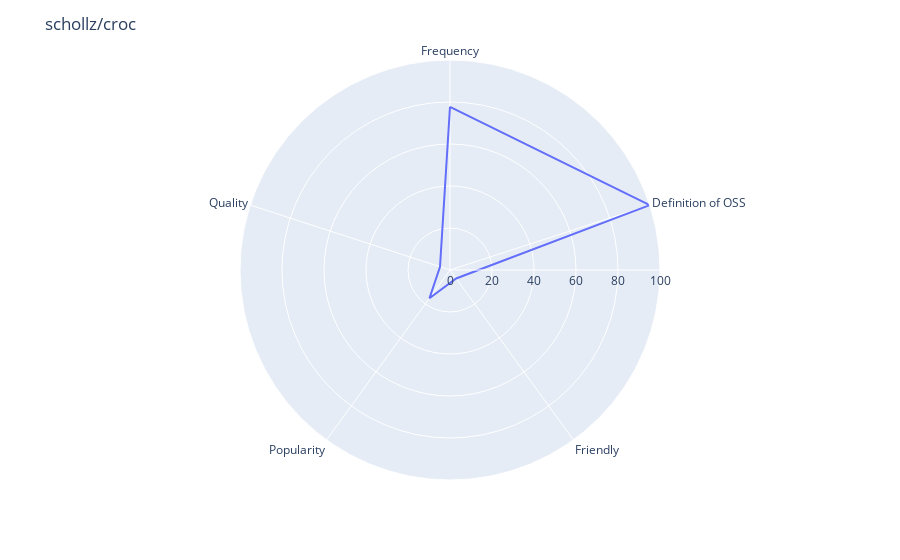
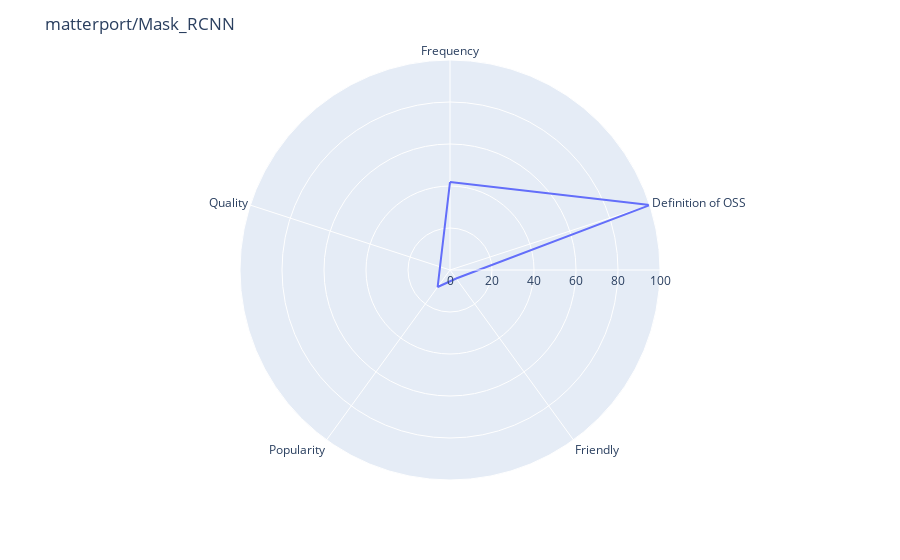
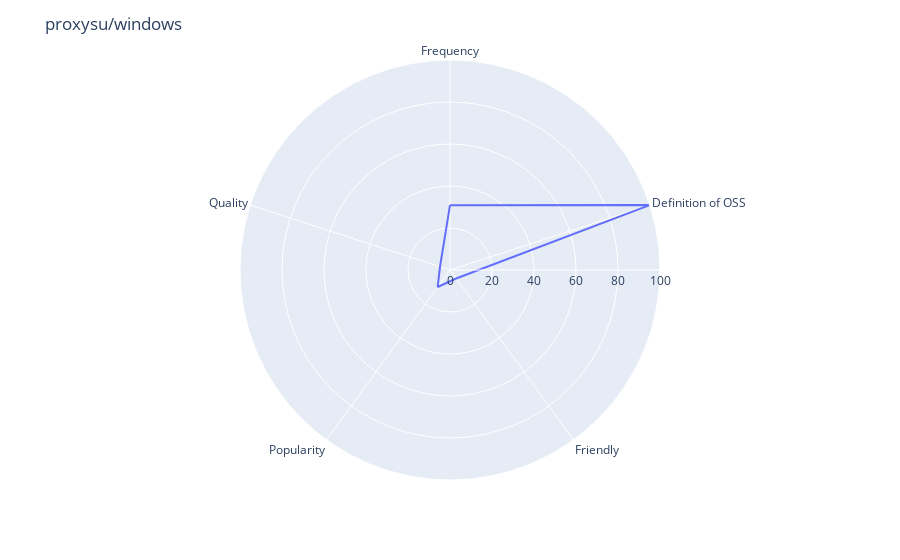
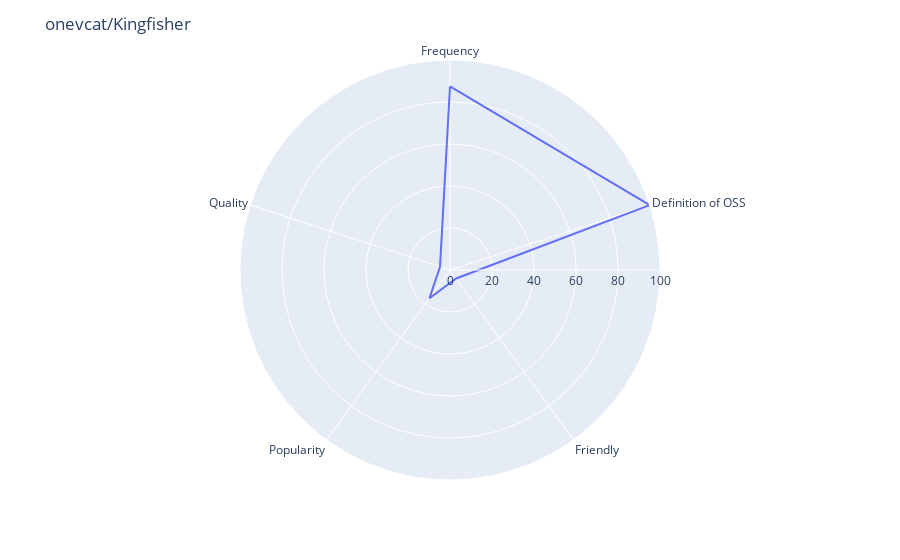

The code cell stored with these charts, in order, in its notebook:
### Code cell
# We have data[node] with a clear data frame

for _, repo in data['code'].iterrows():
    # if repo['name'] != 'xls':
    #     continue
    # print(repo['owner'] + '/' + repo['name'])
    repoIssues = data['issues'].loc[(data['issues'].owner == repo['owner']) &  (data['issues'].name == repo['name'])]
    # print(repoIssues)
    issuesQty = repoIssues.count()['dateTime']
    # print("issuesQty:", issuesQty)
    participantsTotalCount = repoIssues['participantsTotalCount'].astype(int).sum()
    # print("participantsTotalCount:", participantsTotalCount)
    repoPulls = data['pulls'].loc[(data['pulls'].owner == repo['owner']) &  (data['pulls'].name == repo['name'])]
    # print(repoPulls)
    openPullsQty = repoPulls.loc[repoPulls['state'] == 'OPEN'].count()['dateTime']
    # print("openPullsQty:", openPullsQty)
    popularity = calc_popularity(issuesQty)
    popularity += calc_popularity(participantsTotalCount)
    popularity += calc_popularity(openPullsQty)
    popularity = popularity/3
    # print("Popularity:", popularity)
    # print('##########################')

    repoCommits = data['commits'].loc[(data['commits'].owner == repo['owner']) &  (data['commits'].name == repo['name'])]
    # print("Commits:", repoCommits[['committedDate']].values)
    frequency = calc_score(repoCommits[['committedDate']].values,'commitFrequency' )
    frequency += calc_score(repoIssues[['createdAt']].values,'issuesRecent' )
    frequency += calc_score(repoIssues.loc[repoIssues['state'] == 'CLOSED'][['closedAt']].values,'issuesRecent' )
    frequency = frequency / 3
    # print("Frequency:", frequency)
    # print('##########################')


    definitionOSS = 0
    if repo['licenseInfo'] != "":
        definitionOSS = 100

    df = pd.DataFrame(dict(
        r=[frequency, definitionOSS, 5, popularity, 5],
        theta=['Frequency','Definition of OSS','Friendly',
               'Popularity', 'Quality']))
    fig = px.line_polar(df, r='r', theta='theta', line_close=True)
    fig.update_layout(
        title = repo['owner'] + '/' + repo['name'],
        polar=dict(
            radialaxis=dict(
            visible=True,
              range=[0, 100]
            )),
        showlegend=False
    )
    fig.show()

# df = pd.DataFrame(dict(
#     r=[1, 5, 5, 2, 3],
#     theta=['Frequency','Definition of OSS','Friendly',
#            'Popularity', 'Quality']))
# fig = px.line_polar(df, r='r', theta='theta', line_close=True)
# fig.show()

### Figure 1 — Plotly figure (JSON) as saved in the notebook; plotly's stock layout.template omitted (floating-point values rounded to 4 significant figures)
{"data": [{"hovertemplate": "r=%{r}<br>theta=%{theta}<extra></extra>", "legendgroup": "", "line": {"color": "#636efa", "dash": "solid"}, "mode": "lines", "name": "", "r": [77.71, 100.0, 5.0, 16.67, 5.0, 77.71], "showlegend": false, "subplot": "polar", "theta": ["Frequency", "Definition of OSS", "Friendly", "Popularity", "Quality", "Frequency"], "type": "scatterpolar"}], "layout": {"legend": {"tracegroupgap": 0}, "margin": {"t": 60}, "polar": {"angularaxis": {"direction": "clockwise", "rotation": 90}, "domain": {"x": [0.0, 1.0], "y": [0.0, 1.0]}, "radialaxis": {"range": [0, 100], "visible": true}}, "showlegend": false, "title": {"text": "schollz/croc"}}}

### Figure 2 — Plotly figure (JSON) as saved in the notebook; plotly's stock layout.template omitted (floating-point values rounded to 4 significant figures)
{"data": [{"hovertemplate": "r=%{r}<br>theta=%{theta}<extra></extra>", "legendgroup": "", "line": {"color": "#636efa", "dash": "solid"}, "mode": "lines", "name": "", "r": [41.86, 100.0, 5.0, 10.0, 5.0, 41.86], "showlegend": false, "subplot": "polar", "theta": ["Frequency", "Definition of OSS", "Friendly", "Popularity", "Quality", "Frequency"], "type": "scatterpolar"}], "layout": {"legend": {"tracegroupgap": 0}, "margin": {"t": 60}, "polar": {"angularaxis": {"direction": "clockwise", "rotation": 90}, "domain": {"x": [0.0, 1.0], "y": [0.0, 1.0]}, "radialaxis": {"range": [0, 100], "visible": true}}, "showlegend": false, "title": {"text": "matterport/Mask_RCNN"}}}

### Figure 3 — Plotly figure (JSON) as saved in the notebook; plotly's stock layout.template omitted (floating-point values rounded to 4 significant figures)
{"data": [{"hovertemplate": "r=%{r}<br>theta=%{theta}<extra></extra>", "legendgroup": "", "line": {"color": "#636efa", "dash": "solid"}, "mode": "lines", "name": "", "r": [30.88, 100.0, 5.0, 10.0, 5.0, 30.88], "showlegend": false, "subplot": "polar", "theta": ["Frequency", "Definition of OSS", "Friendly", "Popularity", "Quality", "Frequency"], "type": "scatterpolar"}], "layout": {"legend": {"tracegroupgap": 0}, "margin": {"t": 60}, "polar": {"angularaxis": {"direction": "clockwise", "rotation": 90}, "domain": {"x": [0.0, 1.0], "y": [0.0, 1.0]}, "radialaxis": {"range": [0, 100], "visible": true}}, "showlegend": false, "title": {"text": "proxysu/windows"}}}

### Figure 4 — Plotly figure (JSON) as saved in the notebook; plotly's stock layout.template omitted (floating-point values rounded to 4 significant figures)
{"data": [{"hovertemplate": "r=%{r}<br>theta=%{theta}<extra></extra>", "legendgroup": "", "line": {"color": "#636efa", "dash": "solid"}, "mode": "lines", "name": "", "r": [87.42, 100.0, 5.0, 16.67, 5.0, 87.42], "showlegend": false, "subplot": "polar", "theta": ["Frequency", "Definition of OSS", "Friendly", "Popularity", "Quality", "Frequency"], "type": "scatterpolar"}], "layout": {"legend": {"tracegroupgap": 0}, "margin": {"t": 60}, "polar": {"angularaxis": {"direction": "clockwise", "rotation": 90}, "domain": {"x": [0.0, 1.0], "y": [0.0, 1.0]}, "radialaxis": {"range": [0, 100], "visible": true}}, "showlegend": false, "title": {"text": "onevcat/Kingfisher"}}}
